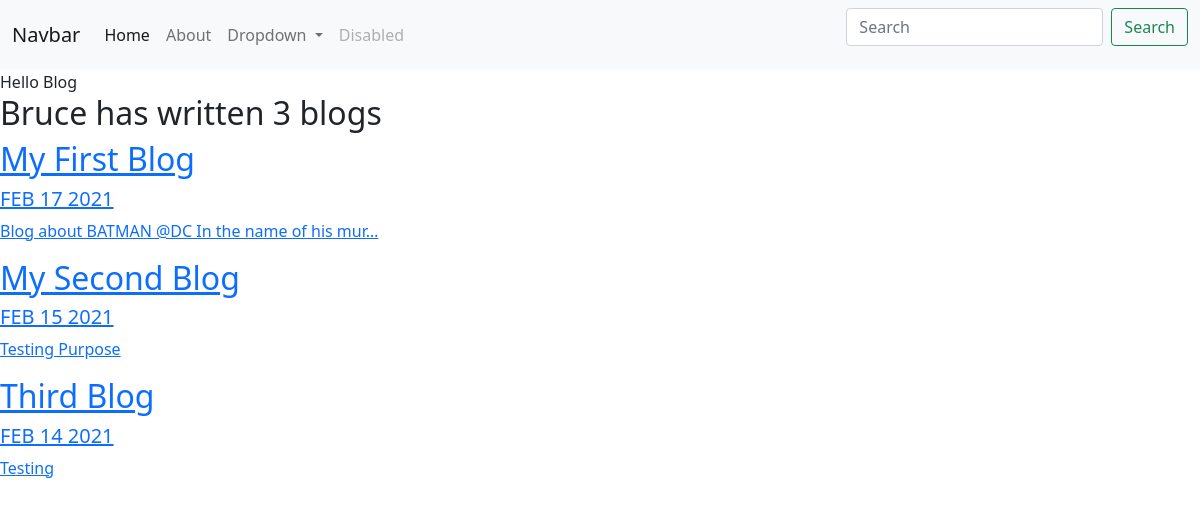
Screenshot of /blog/ with the database file from the repository.
### blog/models.py (models this page shows, shortened)
class Blog(models.Model):
    title = models.CharField(max_length=200)
    description = models.TextField()
    date = models.DateField()

### blog/views.py (the view)
# urls.py: path('', views.all_blogs, name='all_blogs'),
def all_blogs(request):
    blogs = Blog.objects.order_by('-date')
    return render(request, 'blog/all_blogs.html', {'blogs': blogs})

### blog/templates/blog/all_blogs.html
{% extends 'portfolio/base.html' %}
{% block content %}
Hello Blog
<h2>Bruce has written {{ blogs.count }} blog{{ blogs.count|pluralize }}</h2>
{% for blog in blogs %}
<a href="{% url 'blog:detail' blog.id %}"><h2>{{ blog.title }}</h2>
<h5>{{ blog.date|date:'M d Y'|upper }}</h5>
<p>{{ blog.description|striptags|truncatechars:50 }}</p>
{% endfor %}
{% endblock %}

### rows the page displays
Blog: title "My First Blog", date "FEB 17 2021", description "Blog about BATMAN @DC In the name of his mur…"
Blog: title "My Second Blog", date "FEB 15 2021", description "Testing Purpose"
Blog: title "Third Blog", date "FEB 14 2021", description "Testing"

### other values shown
{{ blogs.count }} "3"
